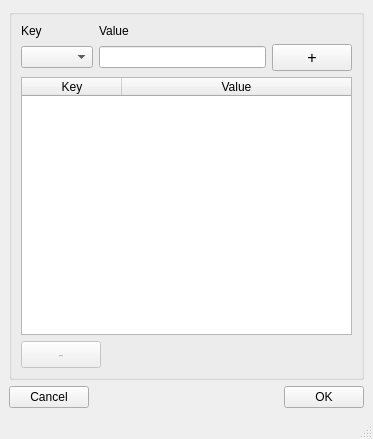
<?xml version="1.0" encoding="UTF-8"?>
<ui version="4.0">
 <class>MainWindow</class>
 <widget class="QMainWindow" name="MainWindow">
  <property name="geometry">
   <rect>
    <x>0</x>
    <y>0</y>
    <width>373</width>
    <height>439</height>
   </rect>
  </property>
  <property name="windowTitle">
   <string>MainWindow</string>
  </property>
  <widget class="QWidget" name="centralwidget">
   <layout class="QVBoxLayout" name="verticalLayout_2">
    <item>
     <widget class="QGroupBox" name="groupBox">
      <property name="title">
       <string/>
      </property>
      <layout class="QVBoxLayout" name="verticalLayout">
       <item>
        <layout class="QGridLayout" name="gridLayout">
         <item row="0" column="0">
          <widget class="QLabel" name="label">
           <property name="text">
            <string>Key</string>
           </property>
          </widget>
         </item>
         <item row="1" column="2">
          <widget class="QPushButton" name="add_button">
           <property name="font">
            <font>
             <pointsize>12</pointsize>
            </font>
           </property>
           <property name="text">
            <string>+</string>
           </property>
          </widget>
         </item>
         <item row="0" column="1">
          <widget class="QLabel" name="label_2">
           <property name="text">
            <string>Value</string>
           </property>
          </widget>
         </item>
         <item row="1" column="1">
          <widget class="QLineEdit" name="new_value_widget"/>
         </item>
         <item row="1" column="0">
          <widget class="QComboBox" name="list_key_comboBox"/>
         </item>
        </layout>
       </item>
       <item>
        <widget class="QTableWidget" name="key_value_table">
         <property name="alternatingRowColors">
          <bool>true</bool>
         </property>
         <property name="selectionBehavior">
          <enum>QAbstractItemView::SelectRows</enum>
         </property>
         <attribute name="horizontalHeaderStretchLastSection">
          <bool>true</bool>
         </attribute>
         <attribute name="verticalHeaderStretchLastSection">
          <bool>false</bool>
         </attribute>
         <column>
          <property name="text">
           <string>Key</string>
          </property>
         </column>
         <column>
          <property name="text">
           <string>Value</string>
          </property>
         </column>
        </widget>
       </item>
       <item>
        <layout class="QHBoxLayout" name="horizontalLayout_2">
         <item>
          <widget class="QPushButton" name="remove_selection_button">
           <property name="enabled">
            <bool>false</bool>
           </property>
           <property name="font">
            <font>
             <pointsize>12</pointsize>
            </font>
           </property>
           <property name="text">
            <string>-</string>
           </property>
          </widget>
         </item>
         <item>
          <spacer name="horizontalSpacer_2">
           <property name="orientation">
            <enum>Qt::Horizontal</enum>
           </property>
           <property name="sizeHint" stdset="0">
            <size>
             <width>40</width>
             <height>20</height>
            </size>
           </property>
          </spacer>
         </item>
        </layout>
       </item>
      </layout>
     </widget>
    </item>
    <item>
     <layout class="QHBoxLayout" name="horizontalLayout">
      <item>
       <widget class="QPushButton" name="cancel_button">
        <property name="text">
         <string>Cancel</string>
        </property>
       </widget>
      </item>
      <item>
       <spacer name="horizontalSpacer">
        <property name="orientation">
         <enum>Qt::Horizontal</enum>
        </property>
        <property name="sizeHint" stdset="0">
         <size>
          <width>40</width>
          <height>20</height>
         </size>
        </property>
       </spacer>
      </item>
      <item>
       <widget class="QPushButton" name="ok_button">
        <property name="text">
         <string>OK</string>
        </property>
       </widget>
      </item>
     </layout>
    </item>
   </layout>
  </widget>
  <widget class="QMenuBar" name="menubar">
   <property name="geometry">
    <rect>
     <x>0</x>
     <y>0</y>
     <width>373</width>
     <height>22</height>
    </rect>
   </property>
  </widget>
  <widget class="QStatusBar" name="statusbar"/>
 </widget>
 <resources/>
 <connections>
  <connection>
   <sender>ok_button</sender>
   <signal>clicked()</signal>
   <receiver>MainWindow</receiver>
   <slot>ok_clicked()</slot>
   <hints>
    <hint type="sourcelabel">
     <x>317</x>
     <y>396</y>
    </hint>
    <hint type="destinationlabel">
     <x>318</x>
     <y>416</y>
    </hint>
   </hints>
  </connection>
  <connection>
   <sender>cancel_button</sender>
   <signal>clicked()</signal>
   <receiver>MainWindow</receiver>
   <slot>cancel_clicked()</slot>
   <hints>
    <hint type="sourcelabel">
     <x>63</x>
     <y>397</y>
    </hint>
    <hint type="destinationlabel">
     <x>111</x>
     <y>410</y>
    </hint>
   </hints>
  </connection>
  <connection>
   <sender>remove_selection_button</sender>
   <signal>clicked()</signal>
   <receiver>MainWindow</receiver>
   <slot>remove_clicked()</slot>
   <hints>
    <hint type="sourcelabel">
     <x>87</x>
     <y>340</y>
    </hint>
    <hint type="destinationlabel">
     <x>160</x>
     <y>381</y>
    </hint>
   </hints>
  </connection>
  <connection>
   <sender>add_button</sender>
   <signal>clicked()</signal>
   <receiver>MainWindow</receiver>
   <slot>add_clicked()</slot>
   <hints>
    <hint type="sourcelabel">
     <x>308</x>
     <y>84</y>
    </hint>
    <hint type="destinationlabel">
     <x>369</x>
     <y>215</y>
    </hint>
   </hints>
  </connection>
 </connections>
 <slots>
  <slot>ok_clicked()</slot>
  <slot>cancel_clicked()</slot>
  <slot>remove_clicked()</slot>
  <slot>add_clicked()</slot>
 </slots>
</ui>
